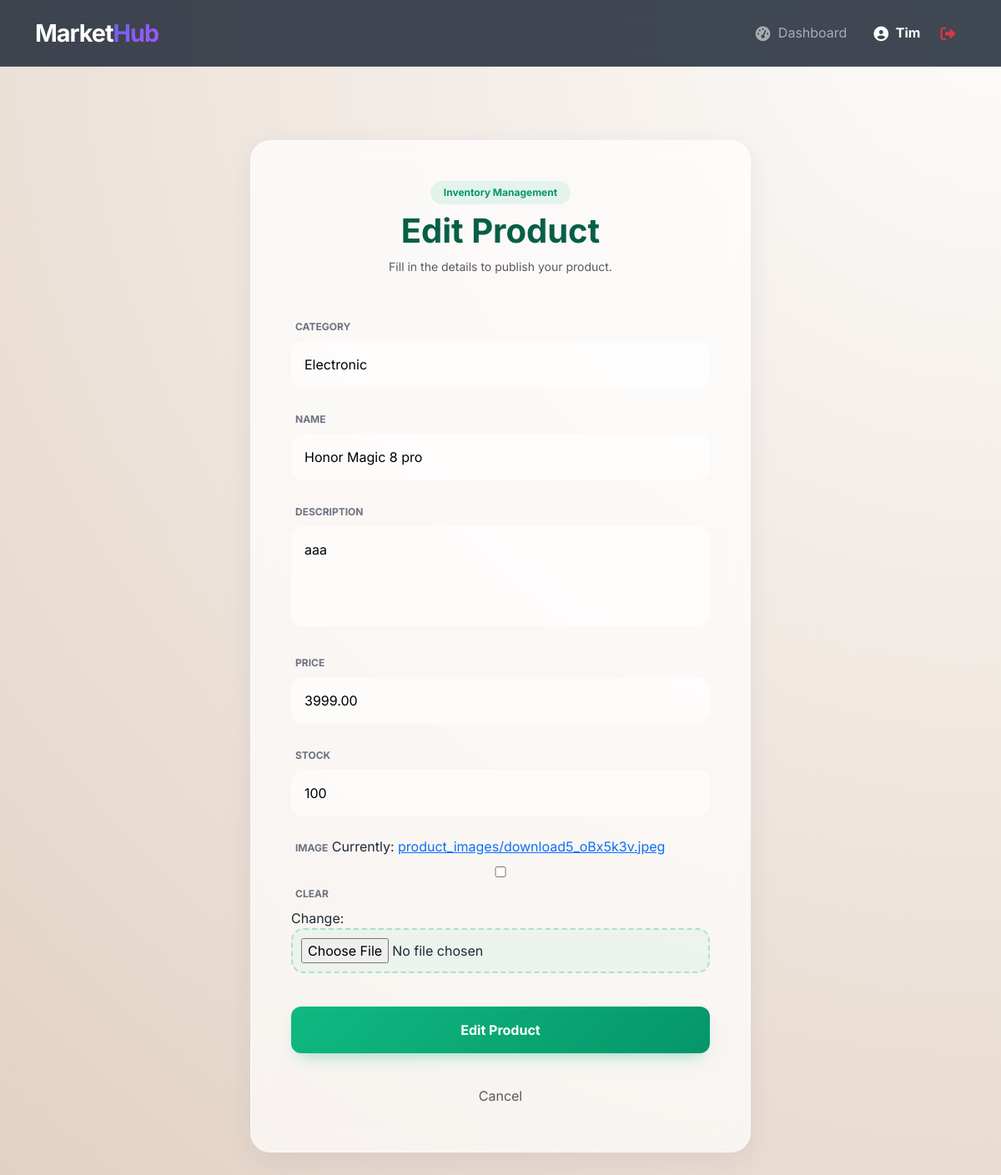
The page /products/edit/1/ (signed in) on the database its author committed.
### accounts/models.py (models this page shows, shortened)
class User(AbstractUser):
    is_customer = models.BooleanField(default=False)
    is_seller = models.BooleanField(default=False)
    email = models.EmailField(_("email address"), unique=True)
    first_name = models.CharField(_("first name"), max_length=150, blank=True)
    last_name = models.CharField(_("last name"), max_length=150, blank=True)
    USERNAME_FIELD = 'email'  # Use email as the login ID
    REQUIRED_FIELDS = ['username']  # Email is already required by default now

### products/models.py (models this page shows, shortened)
class Product(models.Model):
    vendor = models.ForeignKey(Vendor, on_delete=models.CASCADE, related_name='products')
    category = models.CharField(max_length=100, blank=True, null=True, help_text="e.g., Tech, Lifestyle, Gaming")
    name = models.CharField(max_length=200)
    description = models.TextField()
    price = models.DecimalField(max_digits=10, decimal_places=2)
    stock = models.PositiveIntegerField()
    image = models.ImageField(upload_to='product_images/', blank=True, null=True)

### products/views.py (the view)
# urls.py: path('edit/<int:product_id>/', views.edit_product, name='edit_product'),
@login_required
def edit_product(request, product_id):
    product = get_object_or_404(Product, id=product_id, vendor=request.user.vendor_profile)
    if request.method == 'POST':
        form = ProductForm(request.POST, request.FILES, instance=product)
        if form.is_valid():
            form.save()
            messages.success(request, f"'{product.name}' has been updated!")
            return redirect('vendor_dashboard') # Or vendor_product_list
    else:
        form = ProductForm(instance=product)
    return render(request, 'products/product_form.html', {
        'form': form,
        'title': 'Edit Product' # Pass a dynamic title
    })

### products/forms.py
class ProductForm(forms.ModelForm):
    class Meta:
        model = Product
        fields = ['category', 'name', 'description', 'price', 'stock', 'image']
        widgets = {
            'description': forms.Textarea(attrs={'rows': 3}),
        }

### products/templates/products/product_form.html (shortened to what this page needs)
{% extends 'base.html' %}
{% block content %}
<div class="form-wrapper">
    <div class="glass-card p-5" style="width: 100%; max-width: 600px;">
        <div class="text-center mb-5">
            <span class="badge rounded-pill mb-2" style="background: rgba(16, 185, 129, 0.1); color: #059669; padding: 8px 16px;">Inventory Management</span>
            <h2 class="fw-bold display-6" style="color: #065f46;">{{ title }}</h2>
            <p class="text-muted small">Fill in the details to publish your product.</p>
        </div>
        <form method="post" enctype="multipart/form-data" class="modern-form">
            {% for field in form %}
                <div class="field-group">
                    <label for="{{ field.id_for_label }}">{{ field.label }}</label>
                    {{ field }}
                </div>
            {% endfor %}
            <button type="submit" class="btn btn-vendor mt-3 w-100">{{ title }}</button>
            <a href="{% url 'vendor_product_list' %}" class="btn btn-link w-100 mt-2 text-muted text-decoration-none small">Cancel</a>
        </form>
    </div>
</div>
{% endblock %}

### templates/base.html (shortened to what this page needs)
<!DOCTYPE html>
<html lang="en">
<head>
    <link href="https://cdn.jsdelivr.net/npm/bootstrap@5.3.0/dist/css/bootstrap.min.css" rel="stylesheet">
    <link rel="stylesheet" href="https://cdnjs.cloudflare.com/ajax/libs/font-awesome/6.4.0/css/all.min.css">
</head>
<body>
<nav class="navbar navbar-expand-lg navbar-dark sticky-top">
    <div class="container">
        <a class="navbar-brand fw-bold" href="/">
            Market<span style="background: var(--customer-gradient); -webkit-background-clip: text; -webkit-text-fill-color: transparent;">Hub</span>
        </a>
        <div class="collapse navbar-collapse" id="navbarNav">
            <ul class="navbar-nav ms-auto align-items-center">
                {% if user.is_authenticated %}
                    <li class="nav-item me-3">
                        <a class="nav-link" href="{% url 'dashboard_redirect' %}">
                            <i class="fa-solid fa-gauge-high"></i> Dashboard
                        </a>
                    </li>
                    <li class="nav-item me-2">
                        <a class="nav-link fw-bold text-white" href="{% url 'user_profile' %}">
                            <i class="fa-solid fa-circle-user"></i> {{ user.first_name|default:user.username }}
                        </a>
                    </li>
                    <li class="nav-item">
                        <a class="nav-link text-danger fw-bold" href="{% url 'logout' %}">
                            <i class="fa-solid fa-right-from-bracket"></i>
                        </a>
                    </li>
                    {% endif %}
            </ul>
        </div>
    </div>
</nav>
<div class="container mt-5">
    {% block content %}{% endblock %}
</div>
</body>
</html>

### templates/base.html (style rules this page uses)
:root { --glass-bg: rgba(255, 255, 255, 0.7); --glass-border: rgba(255, 255, 255, 0.3); --customer-gradient: linear-gradient(135deg, #6366f1 0%, #a855f7 100%); --vendor-emerald: #10b981; }
body { font-family: 'Inter', sans-serif; background: radial-gradient(circle at top right, #fdfcfb 0%, #e2d1c3 100%); background-attachment: fixed; min-height: 100vh; color: #1f2937; }
.navbar { background: rgba(31, 41, 55, 0.85) !important; backdrop-filter: blur(12px); border-bottom: 1px solid rgba(255, 255, 255, 0.1); padding: 0.8rem 0; }
.navbar-brand { font-size: 1.8rem; letter-spacing: -1px; }
.glass-card { background: var(--glass-bg); backdrop-filter: blur(12px); border: 1px solid var(--glass-border); border-radius: 24px; box-shadow: 0 8px 32px 0 rgba(31, 38, 135, 0.07); }
.nav-link i { margin-right: 5px; font-size: 1.1rem; vertical-align: middle; }

### products/templates/products/product_form.html (style rules this page uses)
.form-wrapper { display: flex; justify-content: center; align-items: center; min-height: 80vh; padding: 40px 0; }
.modern-form { display: flex; flex-direction: column; gap: 1.5rem; text-align: left; }
.modern-form label { font-size: 0.75rem; font-weight: 700; text-transform: uppercase; color: #6b7280; margin-bottom: 0.5rem; margin-left: 5px; }
.modern-form input, .modern-form textarea { width: 100%; padding: 14px; background: rgba(255, 255, 255, 0.6) !important; border: 2px solid transparent !important; border-radius: 15px; transition: all 0.3s ease; }
.modern-form textarea { height: 120px; resize: none; }
.modern-form input[type="file"] { padding: 10px; background: rgba(16, 185, 129, 0.05) !important; border: 2px dashed rgba(16, 185, 129, 0.3) !important; }
.btn-vendor { background: linear-gradient(135deg, #10b981 0%, #059669 100%); color: white; border: none; padding: 16px; border-radius: 12px; font-weight: 700; margin-top: 1rem; box-shadow: 0 10px 20px -10px rgba(16, 185, 129, 0.5); }

### rows shown on the page
User: first_name "Tim"
Product: form "Electronic" "Honor Magic 8 pro" "aaa" "3999.00" "100"

### other values the page prints
{{ title }} "Edit Product"
{{ field.label }} "CATEGORY" "NAME" "DESCRIPTION" "PRICE" "STOCK" "IMAGE"
